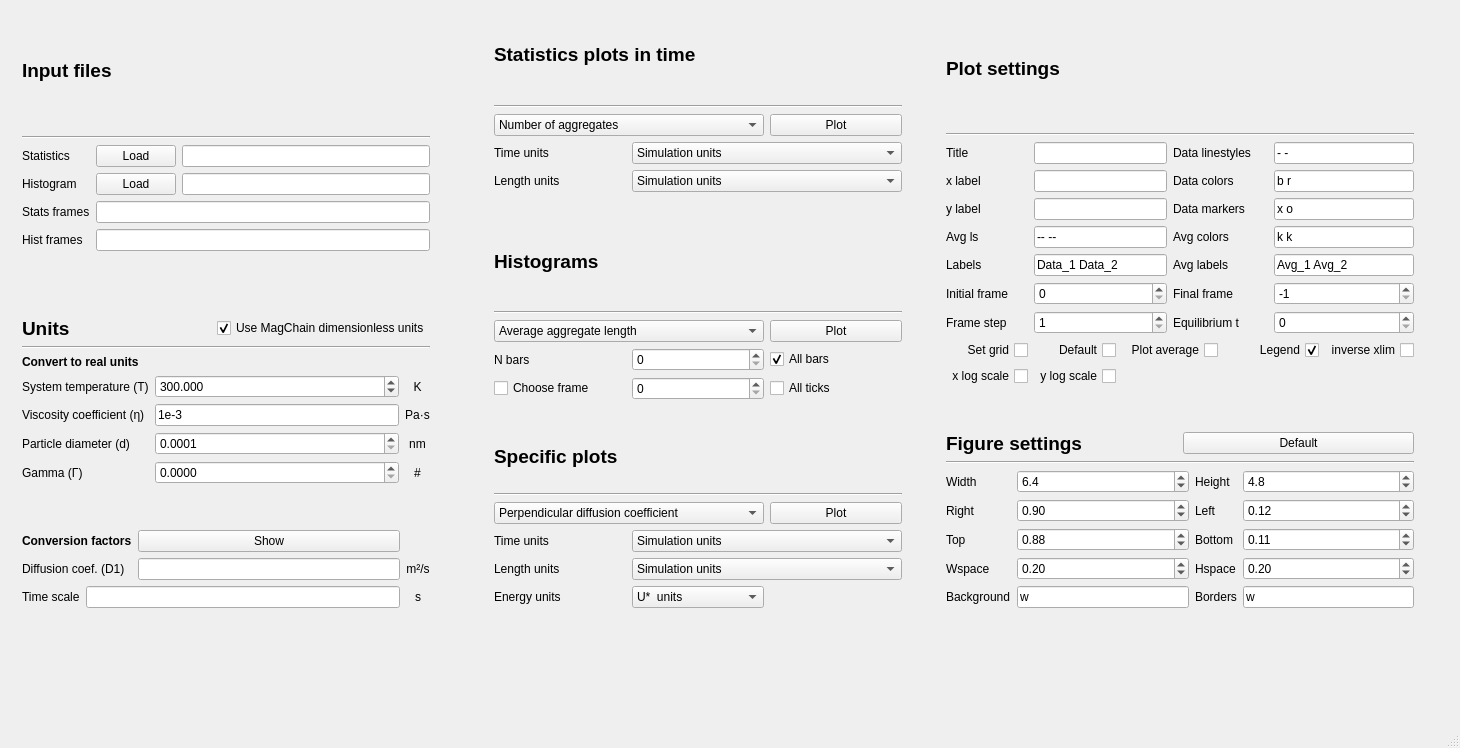
<?xml version="1.0" encoding="UTF-8"?>
<ui version="4.0">
 <class>MainWindow</class>
 <widget class="QMainWindow" name="MainWindow">
  <property name="geometry">
   <rect>
    <x>0</x>
    <y>0</y>
    <width>1460</width>
    <height>748</height>
   </rect>
  </property>
  <property name="windowTitle">
   <string>MagChain Analysis</string>
  </property>
  <widget class="QWidget" name="centralwidget">
   <widget class="QWidget" name="layoutWidget">
    <property name="geometry">
     <rect>
      <x>22</x>
      <y>10</y>
      <width>1392</width>
      <height>598</height>
     </rect>
    </property>
    <layout class="QGridLayout" name="gridLayout_19">
     <item row="0" column="2">
      <layout class="QGridLayout" name="gridLayout_16">
       <item row="3" column="0">
        <spacer name="horizontalSpacer_5">
         <property name="orientation">
          <enum>Qt::Horizontal</enum>
         </property>
         <property name="sizeHint" stdset="0">
          <size>
           <width>358</width>
           <height>20</height>
          </size>
         </property>
        </spacer>
       </item>
       <item row="4" column="0">
        <layout class="QGridLayout" name="gridLayout_15">
         <item row="0" column="0" colspan="3">
          <layout class="QGridLayout" name="gridLayout_9">
           <item row="0" column="0">
            <widget class="QLabel" name="label_33">
             <property name="font">
              <font>
               <pointsize>14</pointsize>
               <weight>75</weight>
               <bold>true</bold>
               <underline>false</underline>
              </font>
             </property>
             <property name="text">
              <string>Specific plots</string>
             </property>
            </widget>
           </item>
           <item row="1" column="0">
            <widget class="Line" name="line_7">
             <property name="orientation">
              <enum>Qt::Horizontal</enum>
             </property>
            </widget>
           </item>
          </layout>
         </item>
         <item row="1" column="0" colspan="2">
          <widget class="QComboBox" name="specific_type">
           <item>
            <property name="text">
             <string>Perpendicular diffusion coefficient</string>
            </property>
           </item>
           <item>
            <property name="text">
             <string>Parallel diffusion coefficient</string>
            </property>
           </item>
           <item>
            <property name="text">
             <string>Magnetic energy per colloid</string>
            </property>
           </item>
          </widget>
         </item>
         <item row="1" column="2">
          <widget class="QPushButton" name="plot_specific">
           <property name="text">
            <string>Plot</string>
           </property>
          </widget>
         </item>
         <item row="2" column="0">
          <widget class="QLabel" name="label_34">
           <property name="text">
            <string>Time units</string>
           </property>
          </widget>
         </item>
         <item row="2" column="1" colspan="2">
          <widget class="QComboBox" name="units_type_time_specific">
           <item>
            <property name="text">
             <string>Simulation units</string>
            </property>
           </item>
           <item>
            <property name="text">
             <string>Seconds</string>
            </property>
           </item>
           <item>
            <property name="text">
             <string>Minutes</string>
            </property>
           </item>
           <item>
            <property name="text">
             <string>Hours</string>
            </property>
           </item>
          </widget>
         </item>
         <item row="3" column="0">
          <widget class="QLabel" name="label_35">
           <property name="text">
            <string>Length units</string>
           </property>
          </widget>
         </item>
         <item row="3" column="1" colspan="2">
          <widget class="QComboBox" name="units_type_length_specific">
           <item>
            <property name="text">
             <string>Simulation units</string>
            </property>
           </item>
           <item>
            <property name="text">
             <string>Meters</string>
            </property>
           </item>
           <item>
            <property name="text">
             <string>Milimeters</string>
            </property>
           </item>
           <item>
            <property name="text">
             <string>Micrometers</string>
            </property>
           </item>
           <item>
            <property name="text">
             <string>Nanometers</string>
            </property>
           </item>
          </widget>
         </item>
         <item row="4" column="0">
          <widget class="QLabel" name="label_40">
           <property name="text">
            <string>Energy units</string>
           </property>
          </widget>
         </item>
         <item row="4" column="1">
          <widget class="QComboBox" name="energy_units">
           <item>
            <property name="text">
             <string>U*  units</string>
            </property>
           </item>
           <item>
            <property name="text">
             <string>KB*T units</string>
            </property>
           </item>
          </widget>
         </item>
        </layout>
       </item>
       <item row="0" column="0">
        <layout class="QGridLayout" name="gridLayout_7">
         <item row="1" column="0" colspan="2">
          <widget class="QComboBox" name="plot_type">
           <item>
            <property name="text">
             <string>Number of aggregates</string>
            </property>
           </item>
           <item>
            <property name="text">
             <string>Average aggregate lenght</string>
            </property>
           </item>
           <item>
            <property name="text">
             <string>Avgerage s</string>
            </property>
           </item>
           <item>
            <property name="text">
             <string>CPU time</string>
            </property>
           </item>
          </widget>
         </item>
         <item row="2" column="1" colspan="2">
          <widget class="QComboBox" name="units_type_time">
           <item>
            <property name="text">
             <string>Simulation units</string>
            </property>
           </item>
           <item>
            <property name="text">
             <string>Seconds</string>
            </property>
           </item>
           <item>
            <property name="text">
             <string>Minutes</string>
            </property>
           </item>
           <item>
            <property name="text">
             <string>Hours</string>
            </property>
           </item>
          </widget>
         </item>
         <item row="3" column="1" colspan="2">
          <widget class="QComboBox" name="units_type_length">
           <item>
            <property name="text">
             <string>Simulation units</string>
            </property>
           </item>
           <item>
            <property name="text">
             <string>Meters</string>
            </property>
           </item>
           <item>
            <property name="text">
             <string>Milimeters</string>
            </property>
           </item>
           <item>
            <property name="text">
             <string>Micrometers</string>
            </property>
           </item>
           <item>
            <property name="text">
             <string>Nanometers</string>
            </property>
           </item>
          </widget>
         </item>
         <item row="2" column="0">
          <widget class="QLabel" name="label_2">
           <property name="text">
            <string>Time units</string>
           </property>
          </widget>
         </item>
         <item row="1" column="2">
          <widget class="QPushButton" name="plot">
           <property name="text">
            <string>Plot</string>
           </property>
          </widget>
         </item>
         <item row="3" column="0">
          <widget class="QLabel" name="label_6">
           <property name="text">
            <string>Length units</string>
           </property>
          </widget>
         </item>
         <item row="0" column="0" colspan="3">
          <layout class="QGridLayout" name="gridLayout_3">
           <item row="0" column="0">
            <widget class="QLabel" name="label_15">
             <property name="font">
              <font>
               <pointsize>14</pointsize>
               <weight>75</weight>
               <bold>true</bold>
               <underline>false</underline>
              </font>
             </property>
             <property name="text">
              <string>Statistics plots in time</string>
             </property>
            </widget>
           </item>
           <item row="1" column="0">
            <widget class="Line" name="line_2">
             <property name="orientation">
              <enum>Qt::Horizontal</enum>
             </property>
            </widget>
           </item>
          </layout>
         </item>
        </layout>
       </item>
       <item row="2" column="0">
        <layout class="QGridLayout" name="gridLayout_14">
         <item row="0" column="0" colspan="3">
          <layout class="QGridLayout" name="gridLayout_2">
           <item row="0" column="0">
            <widget class="QLabel" name="label_16">
             <property name="font">
              <font>
               <pointsize>14</pointsize>
               <weight>75</weight>
               <bold>true</bold>
               <underline>false</underline>
              </font>
             </property>
             <property name="text">
              <string>Histograms</string>
             </property>
            </widget>
           </item>
           <item row="1" column="0">
            <widget class="Line" name="line_3">
             <property name="orientation">
              <enum>Qt::Horizontal</enum>
             </property>
            </widget>
           </item>
          </layout>
         </item>
         <item row="1" column="0" colspan="2">
          <widget class="QComboBox" name="hist_type">
           <item>
            <property name="text">
             <string>Average aggregate length</string>
            </property>
           </item>
          </widget>
         </item>
         <item row="1" column="2">
          <widget class="QPushButton" name="plot_hist">
           <property name="text">
            <string>Plot</string>
           </property>
          </widget>
         </item>
         <item row="2" column="0">
          <widget class="QLabel" name="label_39">
           <property name="text">
            <string>N bars</string>
           </property>
          </widget>
         </item>
         <item row="2" column="1">
          <widget class="QSpinBox" name="N_bars">
           <property name="maximum">
            <number>10000</number>
           </property>
          </widget>
         </item>
         <item row="2" column="2">
          <widget class="QCheckBox" name="all_bars">
           <property name="text">
            <string>All bars</string>
           </property>
           <property name="checked">
            <bool>true</bool>
           </property>
          </widget>
         </item>
         <item row="3" column="0">
          <widget class="QCheckBox" name="choose_time">
           <property name="text">
            <string>Choose frame</string>
           </property>
          </widget>
         </item>
         <item row="3" column="1">
          <widget class="QSpinBox" name="time">
           <property name="maximum">
            <number>1000000</number>
           </property>
          </widget>
         </item>
         <item row="3" column="2">
          <widget class="QCheckBox" name="all_ticks">
           <property name="text">
            <string>All ticks</string>
           </property>
          </widget>
         </item>
        </layout>
       </item>
       <item row="1" column="0">
        <spacer name="horizontalSpacer_2">
         <property name="orientation">
          <enum>Qt::Horizontal</enum>
         </property>
         <property name="sizeHint" stdset="0">
          <size>
           <width>298</width>
           <height>20</height>
          </size>
         </property>
        </spacer>
       </item>
      </layout>
     </item>
     <item row="0" column="4">
      <layout class="QGridLayout" name="gridLayout_18">
       <item row="0" column="0">
        <layout class="QGridLayout" name="gridLayout_12">
         <item row="0" column="0">
          <widget class="QLabel" name="label_46">
           <property name="font">
            <font>
             <pointsize>14</pointsize>
             <weight>75</weight>
             <bold>true</bold>
             <underline>false</underline>
            </font>
           </property>
           <property name="text">
            <string>Plot settings</string>
           </property>
          </widget>
         </item>
         <item row="1" column="0">
          <widget class="Line" name="line_4">
           <property name="orientation">
            <enum>Qt::Horizontal</enum>
           </property>
          </widget>
         </item>
        </layout>
       </item>
       <item row="1" column="0">
        <layout class="QGridLayout" name="gridLayout_8">
         <item row="7" column="2" colspan="2">
          <widget class="QCheckBox" name="plot_avg">
           <property name="layoutDirection">
            <enum>Qt::RightToLeft</enum>
           </property>
           <property name="text">
            <string>Plot average</string>
           </property>
          </widget>
         </item>
         <item row="0" column="0">
          <widget class="QLabel" name="label_37">
           <property name="text">
            <string>Title</string>
           </property>
          </widget>
         </item>
         <item row="0" column="1" colspan="2">
          <widget class="QLineEdit" name="title">
           <property name="text">
            <string/>
           </property>
          </widget>
         </item>
         <item row="0" column="3" colspan="2">
          <widget class="QLabel" name="label_41">
           <property name="text">
            <string>Data linestyles</string>
           </property>
          </widget>
         </item>
         <item row="0" column="5" colspan="2">
          <widget class="QLineEdit" name="data_ls">
           <property name="text">
            <string>- -</string>
           </property>
          </widget>
         </item>
         <item row="1" column="0">
          <widget class="QLabel" name="label_43">
           <property name="text">
            <string>x label</string>
           </property>
          </widget>
         </item>
         <item row="1" column="1" colspan="2">
          <widget class="QLineEdit" name="xlabel">
           <property name="text">
            <string/>
           </property>
          </widget>
         </item>
         <item row="1" column="3" colspan="2">
          <widget class="QLabel" name="label_44">
           <property name="text">
            <string>Data colors</string>
           </property>
          </widget>
         </item>
         <item row="1" column="5" colspan="2">
          <widget class="QLineEdit" name="data_colors">
           <property name="text">
            <string>b r</string>
           </property>
          </widget>
         </item>
         <item row="2" column="0">
          <widget class="QLabel" name="label_42">
           <property name="text">
            <string>y label</string>
           </property>
          </widget>
         </item>
         <item row="2" column="1" colspan="2">
          <widget class="QLineEdit" name="ylabel">
           <property name="text">
            <string/>
           </property>
          </widget>
         </item>
         <item row="2" column="3" colspan="2">
          <widget class="QLabel" name="label_9">
           <property name="text">
            <string>Data markers</string>
           </property>
          </widget>
         </item>
         <item row="2" column="5" colspan="2">
          <widget class="QLineEdit" name="data_markers">
           <property name="text">
            <string>x o</string>
           </property>
          </widget>
         </item>
         <item row="3" column="0">
          <widget class="QLabel" name="label_48">
           <property name="text">
            <string>Avg ls</string>
           </property>
          </widget>
         </item>
         <item row="3" column="1" colspan="2">
          <widget class="QLineEdit" name="avg_ls">
           <property name="text">
            <string>-- --</string>
           </property>
          </widget>
         </item>
         <item row="3" column="3" colspan="2">
          <widget class="QLabel" name="label_49">
           <property name="text">
            <string>Avg colors</string>
           </property>
          </widget>
         </item>
         <item row="3" column="5" colspan="2">
          <widget class="QLineEdit" name="avg_colors">
           <property name="text">
            <string>k k</string>
           </property>
          </widget>
         </item>
         <item row="4" column="0">
          <widget class="QLabel" name="label_45">
           <property name="text">
            <string>Labels</string>
           </property>
          </widget>
         </item>
         <item row="4" column="1" colspan="2">
          <widget class="QLineEdit" name="data_labels">
           <property name="text">
            <string>Data_1 Data_2</string>
           </property>
          </widget>
         </item>
         <item row="4" column="3" colspan="2">
          <widget class="QLabel" name="label_12">
           <property name="text">
            <string>Avg labels</string>
           </property>
          </widget>
         </item>
         <item row="4" column="5" colspan="2">
          <widget class="QLineEdit" name="avg_labels">
           <property name="text">
            <string>Avg_1 Avg_2</string>
           </property>
          </widget>
         </item>
         <item row="7" column="0">
          <widget class="QCheckBox" name="grid">
           <property name="layoutDirection">
            <enum>Qt::RightToLeft</enum>
           </property>
           <property name="text">
            <string>Set grid</string>
           </property>
          </widget>
         </item>
         <item row="7" column="1">
          <widget class="QCheckBox" name="default_2">
           <property name="layoutDirection">
            <enum>Qt::RightToLeft</enum>
           </property>
           <property name="text">
            <string>Default</string>
           </property>
          </widget>
         </item>
         <item row="7" column="4" colspan="2">
          <widget class="QCheckBox" name="legend">
           <property name="layoutDirection">
            <enum>Qt::RightToLeft</enum>
           </property>
           <property name="text">
            <string>Legend</string>
           </property>
           <property name="checked">
            <bool>true</bool>
           </property>
          </widget>
         </item>
         <item row="7" column="6">
          <widget class="QCheckBox" name="inverse_xlim">
           <property name="layoutDirection">
            <enum>Qt::RightToLeft</enum>
           </property>
           <property name="text">
            <string>inverse xlim</string>
           </property>
          </widget>
         </item>
         <item row="8" column="0">
          <widget class="QCheckBox" name="xlog_scale">
           <property name="layoutDirection">
            <enum>Qt::RightToLeft</enum>
           </property>
           <property name="text">
            <string>x log scale</string>
           </property>
          </widget>
         </item>
         <item row="5" column="1" colspan="2">
          <widget class="QSpinBox" name="init_frame">
           <property name="maximum">
            <number>100000000</number>
           </property>
          </widget>
         </item>
         <item row="8" column="1">
          <widget class="QCheckBox" name="ylog_scale">
           <property name="layoutDirection">
            <enum>Qt::RightToLeft</enum>
           </property>
           <property name="text">
            <string>y log scale</string>
           </property>
          </widget>
         </item>
         <item row="5" column="3" colspan="2">
          <widget class="QLabel" name="label_51">
           <property name="text">
            <string>Final frame</string>
           </property>
          </widget>
         </item>
         <item row="6" column="0">
          <widget class="QLabel" name="label_52">
           <property name="text">
            <string>Frame step</string>
           </property>
          </widget>
         </item>
         <item row="5" column="0">
          <widget class="QLabel" name="label_50">
           <property name="text">
            <string>Initial frame</string>
           </property>
          </widget>
         </item>
         <item row="5" column="5" colspan="2">
          <widget class="QSpinBox" name="final_frame">
           <property name="minimum">
            <number>-1</number>
           </property>
           <property name="maximum">
            <number>100000000</number>
           </property>
           <property name="value">
            <number>-1</number>
           </property>
          </widget>
         </item>
         <item row="6" column="3" colspan="2">
          <widget class="QLabel" name="label_53">
           <property name="text">
            <string>Equilibrium t</string>
           </property>
          </widget>
         </item>
         <item row="6" column="5" colspan="2">
          <widget class="QSpinBox" name="equil">
           <property name="maximum">
            <number>100000000</number>
           </property>
          </widget>
         </item>
         <item row="6" column="1" colspan="2">
          <widget class="QSpinBox" name="dt">
           <property name="minimum">
            <number>1</number>
           </property>
           <property name="maximum">
            <number>100000000</number>
           </property>
           <property name="value">
            <number>1</number>
           </property>
          </widget>
         </item>
         <item row="9" column="0" colspan="7">
          <spacer name="horizontalSpacer_9">
           <property name="orientation">
            <enum>Qt::Horizontal</enum>
           </property>
           <property name="sizeHint" stdset="0">
            <size>
             <width>40</width>
             <height>20</height>
            </size>
           </property>
          </spacer>
         </item>
        </layout>
       </item>
       <item row="2" column="0">
        <spacer name="horizontalSpacer_3">
         <property name="orientation">
          <enum>Qt::Horizontal</enum>
         </property>
         <property name="sizeHint" stdset="0">
          <size>
           <width>468</width>
           <height>20</height>
          </size>
         </property>
        </spacer>
       </item>
       <item row="3" column="0">
        <layout class="QGridLayout" name="gridLayout_17">
         <item row="0" column="0">
          <widget class="QLabel" name="label_47">
           <property name="font">
            <font>
             <pointsize>14</pointsize>
             <weight>75</weight>
             <bold>true</bold>
             <underline>false</underline>
            </font>
           </property>
           <property name="text">
            <string>Figure settings</string>
           </property>
          </widget>
         </item>
         <item row="0" column="1">
          <widget class="QPushButton" name="default_fig_settings">
           <property name="text">
            <string>Default</string>
           </property>
          </widget>
         </item>
         <item row="1" column="0" colspan="2">
          <widget class="Line" name="line_5">
           <property name="orientation">
            <enum>Qt::Horizontal</enum>
           </property>
          </widget>
         </item>
        </layout>
       </item>
       <item row="4" column="0">
        <layout class="QGridLayout" name="gridLayout_10">
         <item row="0" column="0">
          <widget class="QLabel" name="label_25">
           <property name="text">
            <string>Width</string>
           </property>
          </widget>
         </item>
         <item row="0" column="1">
          <widget class="QDoubleSpinBox" name="width">
           <property name="decimals">
            <number>1</number>
           </property>
           <property name="singleStep">
            <double>0.100000000000000</double>
           </property>
           <property name="value">
            <double>6.400000000000000</double>
           </property>
          </widget>
         </item>
         <item row="0" column="2">
          <widget class="QLabel" name="label_26">
           <property name="text">
            <string>Height</string>
           </property>
          </widget>
         </item>
         <item row="0" column="3">
          <widget class="QDoubleSpinBox" name="height">
           <property name="decimals">
            <number>1</number>
           </property>
           <property name="singleStep">
            <double>0.100000000000000</double>
           </property>
           <property name="value">
            <double>4.800000000000000</double>
           </property>
          </widget>
         </item>
         <item row="1" column="0">
          <widget class="QLabel" name="label_19">
           <property name="text">
            <string>Right</string>
           </property>
          </widget>
         </item>
         <item row="1" column="1">
          <widget class="QDoubleSpinBox" name="right">
           <property name="maximum">
            <double>1.000000000000000</double>
           </property>
           <property name="singleStep">
            <double>0.010000000000000</double>
           </property>
           <property name="value">
            <double>0.900000000000000</double>
           </property>
          </widget>
         </item>
         <item row="1" column="2">
          <widget class="QLabel" name="label_20">
           <property name="text">
            <string>Left</string>
           </property>
          </widget>
         </item>
         <item row="1" column="3">
          <widget class="QDoubleSpinBox" name="left">
           <property name="maximum">
            <double>1.000000000000000</double>
           </property>
           <property name="singleStep">
            <double>0.010000000000000</double>
           </property>
           <property name="value">
            <double>0.120000000000000</double>
           </property>
          </widget>
         </item>
         <item row="2" column="0">
          <widget class="QLabel" name="label_21">
           <property name="text">
            <string>Top</string>
           </property>
          </widget>
         </item>
         <item row="2" column="1">
          <widget class="QDoubleSpinBox" name="top">
           <property name="maximum">
            <double>1.000000000000000</double>
           </property>
           <property name="singleStep">
            <double>0.010000000000000</double>
           </property>
           <property name="value">
            <double>0.880000000000000</double>
           </property>
          </widget>
         </item>
         <item row="2" column="2">
          <widget class="QLabel" name="label_22">
           <property name="text">
            <string>Bottom</string>
           </property>
          </widget>
         </item>
         <item row="2" column="3">
          <widget class="QDoubleSpinBox" name="bottom">
           <property name="maximum">
            <double>1.000000000000000</double>
           </property>
           <property name="singleStep">
            <double>0.010000000000000</double>
           </property>
           <property name="value">
            <double>0.110000000000000</double>
           </property>
          </widget>
         </item>
         <item row="3" column="0">
          <widget class="QLabel" name="label_23">
           <property name="text">
            <string>Wspace</string>
           </property>
          </widget>
         </item>
         <item row="3" column="1">
          <widget class="QDoubleSpinBox" name="wspace">
           <property name="maximum">
            <double>1.000000000000000</double>
           </property>
           <property name="singleStep">
            <double>0.010000000000000</double>
           </property>
           <property name="value">
            <double>0.200000000000000</double>
           </property>
          </widget>
         </item>
         <item row="3" column="2">
          <widget class="QLabel" name="label_24">
           <property name="text">
            <string>Hspace</string>
           </property>
          </widget>
         </item>
         <item row="3" column="3">
          <widget class="QDoubleSpinBox" name="hspace">
           <property name="maximum">
            <double>1.000000000000000</double>
           </property>
           <property name="singleStep">
            <double>0.010000000000000</double>
           </property>
           <property name="value">
            <double>0.200000000000000</double>
           </property>
          </widget>
         </item>
         <item row="4" column="0">
          <widget class="QLabel" name="label_27">
           <property name="text">
            <string>Background</string>
           </property>
          </widget>
         </item>
         <item row="4" column="1">
          <widget class="QLineEdit" name="background">
           <property name="text">
            <string>w</string>
           </property>
          </widget>
         </item>
         <item row="4" column="2">
          <widget class="QLabel" name="label_28">
           <property name="text">
            <string>Borders</string>
           </property>
          </widget>
         </item>
         <item row="4" column="3">
          <widget class="QLineEdit" name="borders">
           <property name="text">
            <string>w</string>
           </property>
          </widget>
         </item>
        </layout>
       </item>
      </layout>
     </item>
     <item row="0" column="0">
      <layout class="QGridLayout" name="gridLayout_13">
       <item row="1" column="0">
        <spacer name="horizontalSpacer_4">
         <property name="orientation">
          <enum>Qt::Horizontal</enum>
         </property>
         <property name="sizeHint" stdset="0">
          <size>
           <width>368</width>
           <height>20</height>
          </size>
         </property>
        </spacer>
       </item>
       <item row="0" column="0">
        <layout class="QGridLayout" name="gridLayout_11">
         <item row="3" column="0">
          <widget class="QLabel" name="label_54">
           <property name="text">
            <string>Stats frames</string>
           </property>
          </widget>
         </item>
         <item row="4" column="0">
          <widget class="QLabel" name="label_55">
           <property name="text">
            <string>Hist frames</string>
           </property>
          </widget>
         </item>
         <item row="2" column="2">
          <widget class="QLineEdit" name="loaded_histogram">
           <property name="readOnly">
            <bool>true</bool>
           </property>
          </widget>
         </item>
         <item row="2" column="0">
          <widget class="QLabel" name="label_13">
           <property name="text">
            <string>Histogram</string>
           </property>
          </widget>
         </item>
         <item row="0" column="0" colspan="3">
          <layout class="QGridLayout" name="gridLayout">
           <item row="0" column="0">
            <widget class="QLabel" name="label_14">
             <property name="font">
              <font>
               <pointsize>14</pointsize>
               <weight>75</weight>
               <bold>true</bold>
               <underline>false</underline>
              </font>
             </property>
             <property name="text">
              <string>Input files</string>
             </property>
            </widget>
           </item>
           <item row="1" column="0">
            <widget class="Line" name="line">
             <property name="orientation">
              <enum>Qt::Horizontal</enum>
             </property>
            </widget>
           </item>
          </layout>
         </item>
         <item row="3" column="1" colspan="2">
          <widget class="QLineEdit" name="stats_frames">
           <property name="readOnly">
            <bool>true</bool>
           </property>
          </widget>
         </item>
         <item row="1" column="2">
          <widget class="QLineEdit" name="loaded_statistics">
           <property name="readOnly">
            <bool>true</bool>
           </property>
          </widget>
         </item>
         <item row="4" column="1" colspan="2">
          <widget class="QLineEdit" name="hist_frames">
           <property name="readOnly">
            <bool>true</bool>
           </property>
          </widget>
         </item>
         <item row="1" column="0">
          <widget class="QLabel" name="label_11">
           <property name="text">
            <string>Statistics</string>
           </property>
          </widget>
         </item>
         <item row="1" column="1">
          <widget class="QPushButton" name="load_statistics">
           <property name="text">
            <string>Load</string>
           </property>
          </widget>
         </item>
         <item row="2" column="1">
          <widget class="QPushButton" name="load_histogram">
           <property name="text">
            <string>Load</string>
           </property>
          </widget>
         </item>
         <item row="6" column="0" colspan="3">
          <spacer name="horizontalSpacer_6">
           <property name="orientation">
            <enum>Qt::Horizontal</enum>
           </property>
           <property name="sizeHint" stdset="0">
            <size>
             <width>40</width>
             <height>20</height>
            </size>
           </property>
          </spacer>
         </item>
         <item row="5" column="0" colspan="3">
          <spacer name="horizontalSpacer_7">
           <property name="orientation">
            <enum>Qt::Horizontal</enum>
           </property>
           <property name="sizeHint" stdset="0">
            <size>
             <width>40</width>
             <height>20</height>
            </size>
           </property>
          </spacer>
         </item>
        </layout>
       </item>
       <item row="2" column="0">
        <layout class="QGridLayout" name="gridLayout_6">
         <item row="0" column="0">
          <widget class="QLabel" name="label">
           <property name="font">
            <font>
             <pointsize>14</pointsize>
             <weight>75</weight>
             <bold>true</bold>
             <underline>false</underline>
            </font>
           </property>
           <property name="text">
            <string>Units</string>
           </property>
          </widget>
         </item>
         <item row="0" column="1">
          <widget class="QCheckBox" name="adimensionalised">
           <property name="text">
            <string>Use MagChain dimensionless units</string>
           </property>
           <property name="checked">
            <bool>true</bool>
           </property>
          </widget>
         </item>
         <item row="1" column="0" colspan="2">
          <widget class="Line" name="line_6">
           <property name="orientation">
            <enum>Qt::Horizontal</enum>
           </property>
          </widget>
         </item>
         <item row="2" column="0" colspan="2">
          <layout class="QGridLayout" name="gridLayout_5">
           <item row="0" column="0">
            <widget class="QLabel" name="label_7">
             <property name="font">
              <font>
               <weight>75</weight>
               <bold>true</bold>
              </font>
             </property>
             <property name="text">
              <string>Convert to real units</string>
             </property>
            </widget>
           </item>
           <item row="1" column="0">
            <widget class="QLabel" name="label_3">
             <property name="text">
              <string>System temperature (T)</string>
             </property>
            </widget>
           </item>
           <item row="1" column="1">
            <widget class="QDoubleSpinBox" name="T">
             <property name="decimals">
              <number>3</number>
             </property>
             <property name="maximum">
              <double>1000.000000000000000</double>
             </property>
             <property name="value">
              <double>300.000000000000000</double>
             </property>
            </widget>
           </item>
           <item row="1" column="2">
            <widget class="QLabel" name="label_17">
             <property name="text">
              <string>K</string>
             </property>
             <property name="alignment">
              <set>Qt::AlignCenter</set>
             </property>
            </widget>
           </item>
           <item row="2" column="0">
            <widget class="QLabel" name="label_5">
             <property name="toolTip">
              <string>Default: Water viscosity at 300K / 27ºC</string>
             </property>
             <property name="statusTip">
              <string>Default: Water viscosity at 300K / 27ºC</string>
             </property>
             <property name="text">
              <string>Viscosity coefficient (η)</string>
             </property>
            </widget>
           </item>
           <item row="2" column="1">
            <widget class="QLineEdit" name="eta">
             <property name="text">
              <string>1e-3</string>
             </property>
            </widget>
           </item>
           <item row="2" column="2">
            <widget class="QLabel" name="label_18">
             <property name="text">
              <string>Pa·s</string>
             </property>
             <property name="alignment">
              <set>Qt::AlignCenter</set>
             </property>
            </widget>
           </item>
           <item row="3" column="0">
            <widget class="QLabel" name="label_4">
             <property name="text">
              <string>Particle diameter (d)</string>
             </property>
            </widget>
           </item>
           <item row="3" column="1">
            <widget class="QDoubleSpinBox" name="d">
             <property name="decimals">
              <number>4</number>
             </property>
             <property name="minimum">
              <double>0.000100000000000</double>
             </property>
             <property name="maximum">
              <double>100000.000000000000000</double>
             </property>
            </widget>
           </item>
           <item row="3" column="2">
            <widget class="QLabel" name="label_29">
             <property name="text">
              <string>nm</string>
             </property>
             <property name="alignment">
              <set>Qt::AlignCenter</set>
             </property>
            </widget>
           </item>
           <item row="4" column="1">
            <widget class="QDoubleSpinBox" name="gamma">
             <property name="decimals">
              <number>4</number>
             </property>
             <property name="maximum">
              <double>10000.000000000000000</double>
             </property>
            </widget>
           </item>
           <item row="4" column="2">
            <widget class="QLabel" name="label_38">
             <property name="text">
              <string>#</string>
             </property>
             <property name="alignment">
              <set>Qt::AlignCenter</set>
             </property>
            </widget>
           </item>
           <item row="4" column="0">
            <widget class="QLabel" name="label_36">
             <property name="text">
              <string>Gamma (Γ)</string>
             </property>
            </widget>
           </item>
          </layout>
         </item>
         <item row="4" column="0" colspan="2">
          <spacer name="horizontalSpacer">
           <property name="orientation">
            <enum>Qt::Horizontal</enum>
           </property>
           <property name="sizeHint" stdset="0">
            <size>
             <width>278</width>
             <height>20</height>
            </size>
           </property>
          </spacer>
         </item>
         <item row="5" column="0" colspan="2">
          <layout class="QGridLayout" name="gridLayout_4">
           <item row="0" column="0" colspan="2">
            <widget class="QLabel" name="label_8">
             <property name="font">
              <font>
               <weight>75</weight>
               <bold>true</bold>
              </font>
             </property>
             <property name="text">
              <string>Conversion factors</string>
             </property>
            </widget>
           </item>
           <item row="0" column="2">
            <widget class="QPushButton" name="convert">
             <property name="text">
              <string>Show</string>
             </property>
            </widget>
           </item>
           <item row="1" column="0" colspan="2">
            <widget class="QLabel" name="label_10">
             <property name="toolTip">
              <string>Diffusion coefficient for a single particle</string>
             </property>
             <property name="statusTip">
              <string>Diffusion coefficient for a single particle</string>
             </property>
             <property name="text">
              <string>Diffusion coef. (D1)</string>
             </property>
            </widget>
           </item>
           <item row="1" column="2">
            <widget class="QLineEdit" name="D1">
             <property name="toolTip">
              <string>Diffusion coefficient for a single particle</string>
             </property>
             <property name="statusTip">
              <string>Diffusion coefficient for a single particle</string>
             </property>
             <property name="readOnly">
              <bool>true</bool>
             </property>
            </widget>
           </item>
           <item row="1" column="3">
            <widget class="QLabel" name="label_31">
             <property name="text">
              <string>m²/s</string>
             </property>
             <property name="alignment">
              <set>Qt::AlignCenter</set>
             </property>
            </widget>
           </item>
           <item row="2" column="0">
            <widget class="QLabel" name="label_30">
             <property name="toolTip">
              <string>Time conversion factor</string>
             </property>
             <property name="statusTip">
              <string>Time conversion factor</string>
             </property>
             <property name="whatsThis">
              <string/>
             </property>
             <property name="text">
              <string>Time scale</string>
             </property>
            </widget>
           </item>
           <item row="2" column="1" colspan="2">
            <widget class="QLineEdit" name="tau">
             <property name="toolTip">
              <string>Time conversion factor</string>
             </property>
             <property name="statusTip">
              <string>Time conversion factor</string>
             </property>
             <property name="readOnly">
              <bool>true</bool>
             </property>
            </widget>
           </item>
           <item row="2" column="3">
            <widget class="QLabel" name="label_32">
             <property name="text">
              <string>s</string>
             </property>
             <property name="alignment">
              <set>Qt::AlignCenter</set>
             </property>
            </widget>
           </item>
          </layout>
         </item>
         <item row="3" column="0" colspan="2">
          <spacer name="horizontalSpacer_8">
           <property name="orientation">
            <enum>Qt::Horizontal</enum>
           </property>
           <property name="sizeHint" stdset="0">
            <size>
             <width>40</width>
             <height>20</height>
            </size>
           </property>
          </spacer>
         </item>
        </layout>
       </item>
      </layout>
     </item>
     <item row="0" column="1">
      <spacer name="verticalSpacer">
       <property name="orientation">
        <enum>Qt::Vertical</enum>
       </property>
       <property name="sizeHint" stdset="0">
        <size>
         <width>58</width>
         <height>148</height>
        </size>
       </property>
      </spacer>
     </item>
     <item row="0" column="3">
      <spacer name="verticalSpacer_2">
       <property name="orientation">
        <enum>Qt::Vertical</enum>
       </property>
       <property name="sizeHint" stdset="0">
        <size>
         <width>38</width>
         <height>548</height>
        </size>
       </property>
      </spacer>
     </item>
    </layout>
   </widget>
  </widget>
  <widget class="QMenuBar" name="menubar">
   <property name="geometry">
    <rect>
     <x>0</x>
     <y>0</y>
     <width>1460</width>
     <height>25</height>
    </rect>
   </property>
  </widget>
  <widget class="QStatusBar" name="statusbar"/>
 </widget>
 <resources/>
 <connections/>
</ui>
